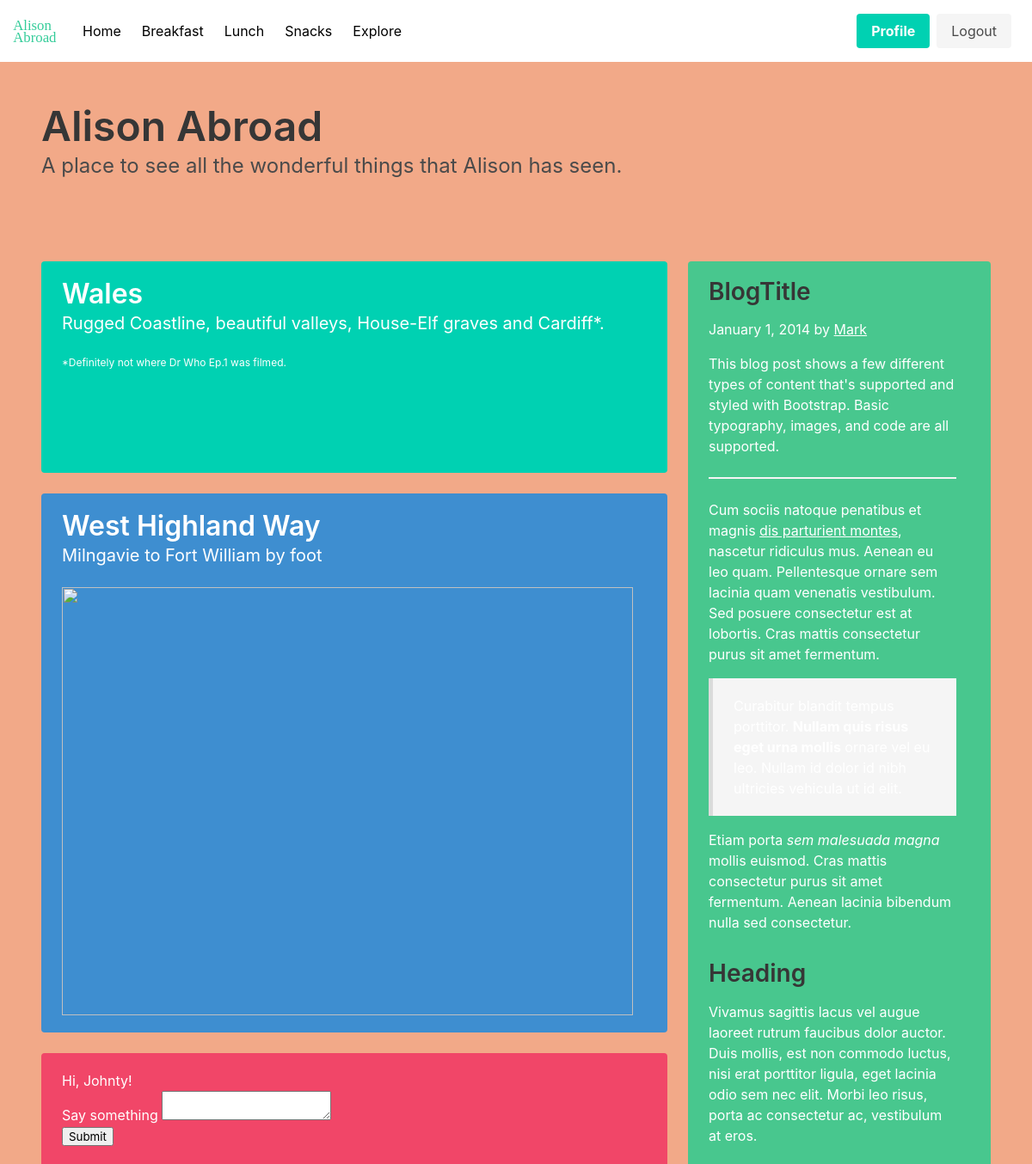
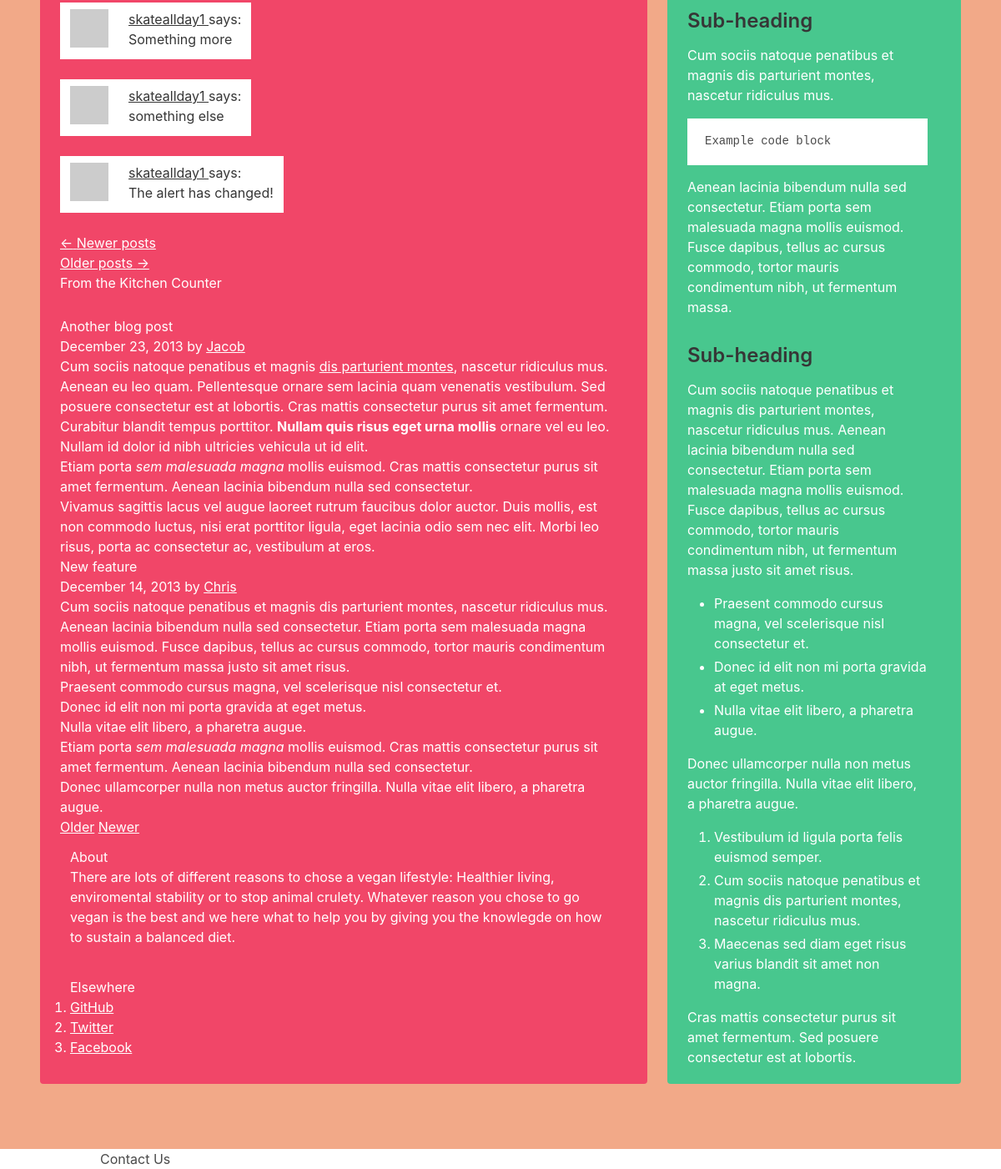
/home (signed in), run on the app's committed database (2 pictures, top to bottom).
### app/models.py (models this page shows, shortened)
class User(UserMixin, db.Model):
    id = db.Column(db.Integer, primary_key=True)
    username = db.Column(db.String(64), index=True, unique=True)
    email = db.Column(db.String(120), index=True, unique=True)
    password_hash = db.Column(db.String(128))
    posts = db.relationship('Post', backref='author', lazy='dynamic')
    about_me = db.Column(db.String(140))
    last_seen = db.Column(db.DateTime, default=datetime.utcnow)
    followed = db.relationship(
        'User', secondary=followers,
        primaryjoin=(followers.c.follower_id == id),
        secondaryjoin=(followers.c.followed_id == id),
        backref=db.backref('followers', lazy='dynamic'), lazy='dynamic')
    def avatar(self, size):
        digest = md5(self.email.lower().encode('utf-8')).hexdigest()
        return 'https://www.gravatar.com/avatar/{}?d=identicon&s={}'.format(
            digest, size)
    def followed_posts(self):
        followed = Post.query.join(
            followers, (followers.c.followed_id == Post.user_id)).filter(
                followers.c.follower_id == self.id)
        own = Post.query.filter_by(user_id=self.id)
        return followed.union(own).order_by(Post.timestamp.desc())

class Post(db.Model):
    id = db.Column(db.Integer, primary_key=True)
    body = db.Column(db.String(140))
    timestamp = db.Column(db.DateTime, index=True, default=datetime.utcnow)
    user_id = db.Column(db.Integer, db.ForeignKey('user.id'))

### app/routes.py (the view)
@app.route("/", methods=['GET', 'POST'])
@app.route("/Home", methods=['GET', 'POST'])
@app.route("/home", methods=['GET', 'POST'])
@login_required
def home():
        title="Yeet The Meat"
        form = PostForm()
        if form.validate_on_submit():
                post = Post(body=form.post.data, author=current_user)
                db.session.add(post)
                db.session.commit()
                flash('Your post is now live!')
                return redirect(url_for('home'))
        page = request.args.get('page', 1, type=int)
        posts = current_user.followed_posts().paginate(
                page, app.config['POST_PER_PAGE'], False)
        next_url = url_for('home', page=posts.next_num) \
                if posts.has_prev else None
        prev_url = url_for('home', page=posts.prev_num) \
                if posts.has_prev else None
        return render_template('index.html',title=title, form=form,
                                posts=posts.items, nexT_url=next_url,
                                prev_url=prev_url, BlogTitle="Test")

### app/forms/forms.py
class PostForm(FlaskForm):
    post = TextAreaField('Say something', validators=[
        DataRequired(), Length(min=5, max=140)])
    submit = SubmitField('Submit')

### app/models.py (called while the page is built)
@login.user_loader
def load_user(id):
    return User.query.get(int(id))

### app/routes.py (called while the page is built)
@app.before_request
def before_request():
        if current_user.is_authenticated:
                current_user.last_seen = datetime.utcnow()
                db.session.commit()

### app/templates/index.html (shortened to what this page needs)
{% extends "template.html" %}
{% import 'bootstrap/wtf.html' as wtf %}
{% block content %}
    <main role="main" class="container">
      <div class="row">
        <div class="col-lg-8">
            <h1>Hi, {{ current_user.username }}!</h1>
            {% if form %}
              {{ wtf.quick_form(form, button_map={'submit':'success'})}}<br>
            {% endif%}
          {% for post in posts %}
            {% include '_post.html' %}
          {% endfor %}
          <nav aria-label="...">
              <ul class="pager">
                  <li class="previous{% if not prev_url %} disabled{% endif %}">
                      <a href="{{ prev_url or '#' }}">
                          <span aria-hidden="true">&larr;</span> Newer posts
                      </a>
                  </li>
                  <li class="next{% if not next_url %} disabled{% endif %}">
                      <a href="{{ next_url or '#' }}">
                          Older posts <span aria-hidden="true">&rarr;</span>
                      </a>
                  </li>
              </ul>
          </nav>
        </div>
      </div>
      <div class="row">
        <div class="col-md-8 blog-main">
          <h3 class="pb-3 mb-4 font-italic border-bottom">
            From the Kitchen Counter
          </h3>
          <div class="blog-post">
            <h2 class="blog-post-title">Another blog post</h2>
            <p class="blog-post-meta">December 23, 2013 by <a href="#">Jacob</a></p>
            <p>Cum sociis natoque penatibus et magnis <a href="#">dis parturient montes</a>, nascetur ridiculus mus. Aenean eu leo quam. Pellentesque ornare sem lacinia quam venenatis vestibulum. Sed posuere consectetur est at lobortis. Cras mattis consectetur purus sit amet fermentum.</p>
            <blockquote>
              <p>Curabitur blandit tempus porttitor. <strong>Nullam quis risus eget urna mollis</strong> ornare vel eu leo. Nullam id dolor id nibh ultricies vehicula ut id elit.</p>
            </blockquote>
            <p>Etiam porta <em>sem malesuada magna</em> mollis euismod. Cras mattis consectetur purus sit amet fermentum. Aenean lacinia bibendum nulla sed consectetur.</p>
            <p>Vivamus sagittis lacus vel augue laoreet rutrum faucibus dolor auctor. Duis mollis, est non commodo luctus, nisi erat porttitor ligula, eget lacinia odio sem nec elit. Morbi leo risus, porta ac consectetur ac, vestibulum at eros.</p>
          </div>
          <div class="blog-post">
            <h2 class="blog-post-title">New feature</h2>
            <p class="blog-post-meta">December 14, 2013 by <a href="#">Chris</a></p>
            <p>Cum sociis natoque penatibus et magnis dis parturient montes, nascetur ridiculus mus. Aenean lacinia bibendum nulla sed consectetur. Etiam porta sem malesuada magna mollis euismod. Fusce dapibus, tellus ac cursus commodo, tortor mauris condimentum nibh, ut fermentum massa justo sit amet risus.</p>
            <ul>
              <li>Praesent commodo cursus magna, vel scelerisque nisl consectetur et.</li>
              <li>Donec id elit non mi porta gravida at eget metus.</li>
              <li>Nulla vitae elit libero, a pharetra augue.</li>
            </ul>
            <p>Etiam porta <em>sem malesuada magna</em> mollis euismod. Cras mattis consectetur purus sit amet fermentum. Aenean lacinia bibendum nulla sed consectetur.</p>
            <p>Donec ullamcorper nulla non metus auctor fringilla. Nulla vitae elit libero, a pharetra augue.</p>
          </div>
          <nav class="blog-pagination">
            <a class="btn btn-outline-primary" href="#">Older</a>
            <a class="btn btn-outline-secondary disabled" href="#">Newer</a>
          </nav>
        </div>
        <aside class="col-md-4 blog-sidebar">
          <div class="p-3 mb-3 bg-light rounded">
            <h4 class="font-italic">About</h4>
            <p class="mb-0">There are lots of different reasons to chose a vegan lifestyle:  Healthier living, enviromental stability or to stop animal crulety. Whatever reason you chose to go vegan is the best and we here what to help you by giving you the knowlegde on how to sustain a balanced diet.</p>
          </div>
          <div class="p-3">
            <h4 class="font-italic">Elsewhere</h4>
            <ol class="list-unstyled">
              <li><a href="#">GitHub</a></li>
              <li><a href="#">Twitter</a></li>
              <li><a href="#">Facebook</a></li>
            </ol>
          </div>
        </aside>
      </div>
    </main>
{% endblock %}

### app/templates/_post.html
<table class="table table-hover">
    <tr>
        <td width="70px">
            <a href="{{ url_for('user', username=post.author.username) }}">
                <img src="{{ post.author.avatar(70) }}" />
            </a>
        </td>
        <td>
            <a href="{{ url_for('user', username=post.author.username) }}">
                {{ post.author.username }}
            </a>
            says:
            <br>
            {{ post.body }}
        </td>
    </tr>
</table>

### app/static/styles/styles.css (style rules this page uses)
a:link { text-decoration: none; color:black; }

### data on the page
User: username "Johnty"
Post: author.username "skateallday1", body "Something more"
Post: author.username "skateallday1", body "something else"
Post: author.username "skateallday1", body "The alert has changed!"
